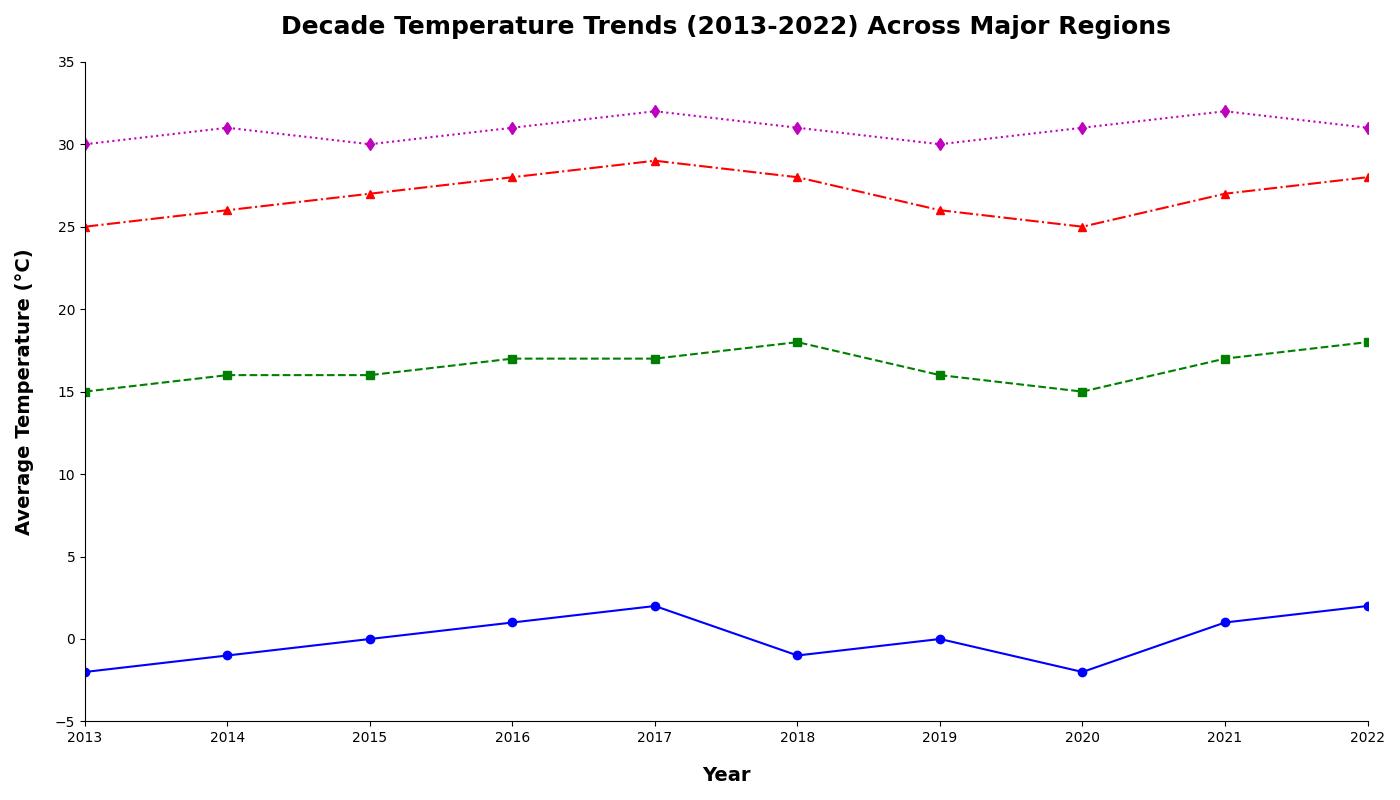

Recreate this plot in Python.
import matplotlib.pyplot as plt
import numpy as np

# Data construction
years = np.arange(2013, 2023)
northern_hills_temp = [-2, -1, 0, 1, 2, -1, 0, -2, 1, 2]
coastal_plains_temp = [15, 16, 16, 17, 17, 18, 16, 15, 17, 18]
desert_valley_temp = [25, 26, 27, 28, 29, 28, 26, 25, 27, 28]
tropical_forest_temp = [30, 31, 30, 31, 32, 31, 30, 31, 32, 31]

# Plotting the chart
fig, ax = plt.subplots(figsize=(14, 8))

# Plot each line without stylistic elements
ax.plot(years, northern_hills_temp, marker='o', linestyle='-', color='b')
ax.plot(years, coastal_plains_temp, marker='s', linestyle='--', color='g')
ax.plot(years, desert_valley_temp, marker='^', linestyle='-.', color='r')
ax.plot(years, tropical_forest_temp, marker='d', linestyle=':', color='m')

# Title and labels
plt.title("Decade Temperature Trends (2013-2022) Across Major Regions", fontsize=18, fontweight='bold', pad=20)
plt.xlabel("Year", fontsize=14, fontweight='bold', labelpad=15)
plt.ylabel("Average Temperature (°C)", fontsize=14, fontweight='bold', labelpad=15)

# Remove boundaries
ax.spines['top'].set_visible(False)
ax.spines['right'].set_visible(False)

# Set x and y axis limits
ax.set_xlim(2013, 2022)
ax.set_ylim(-5, 35)

# Ensure tight layout to avoid overlapping
plt.tight_layout()

# Show the plot
plt.show()
